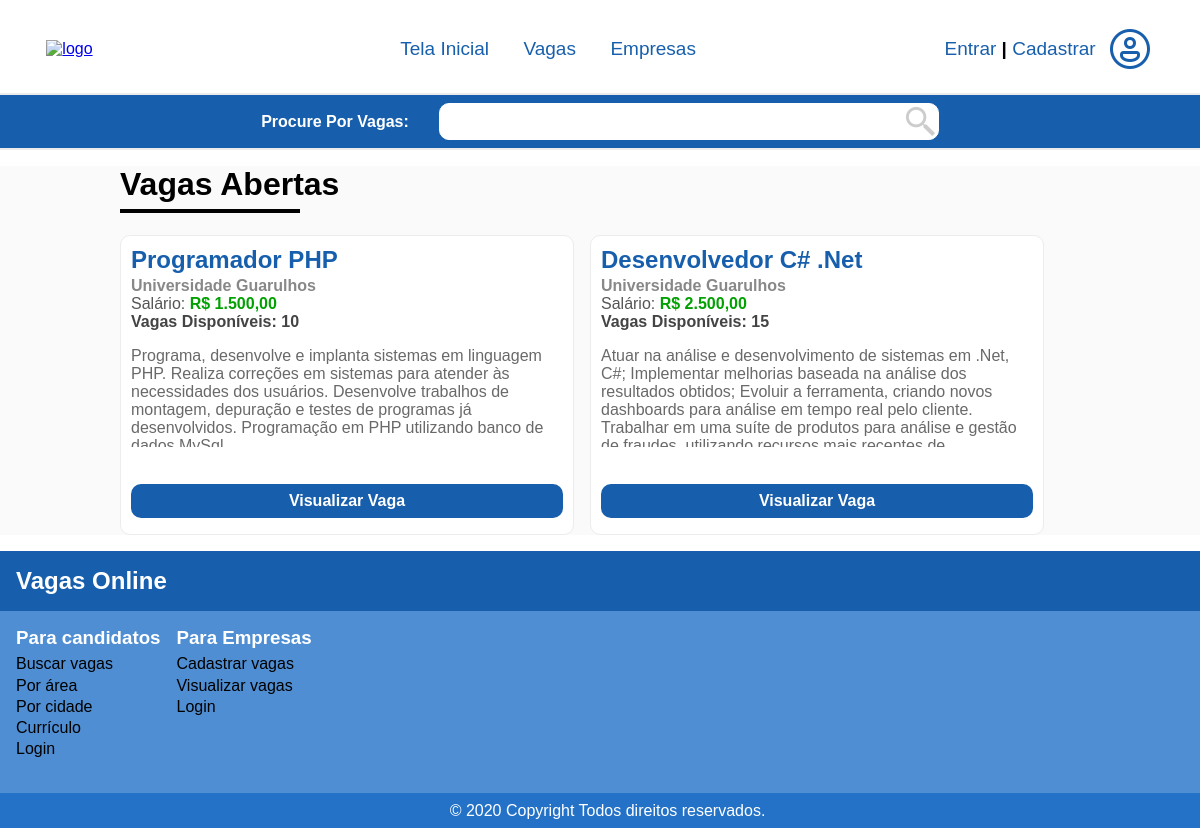
Before: / with the older database file.
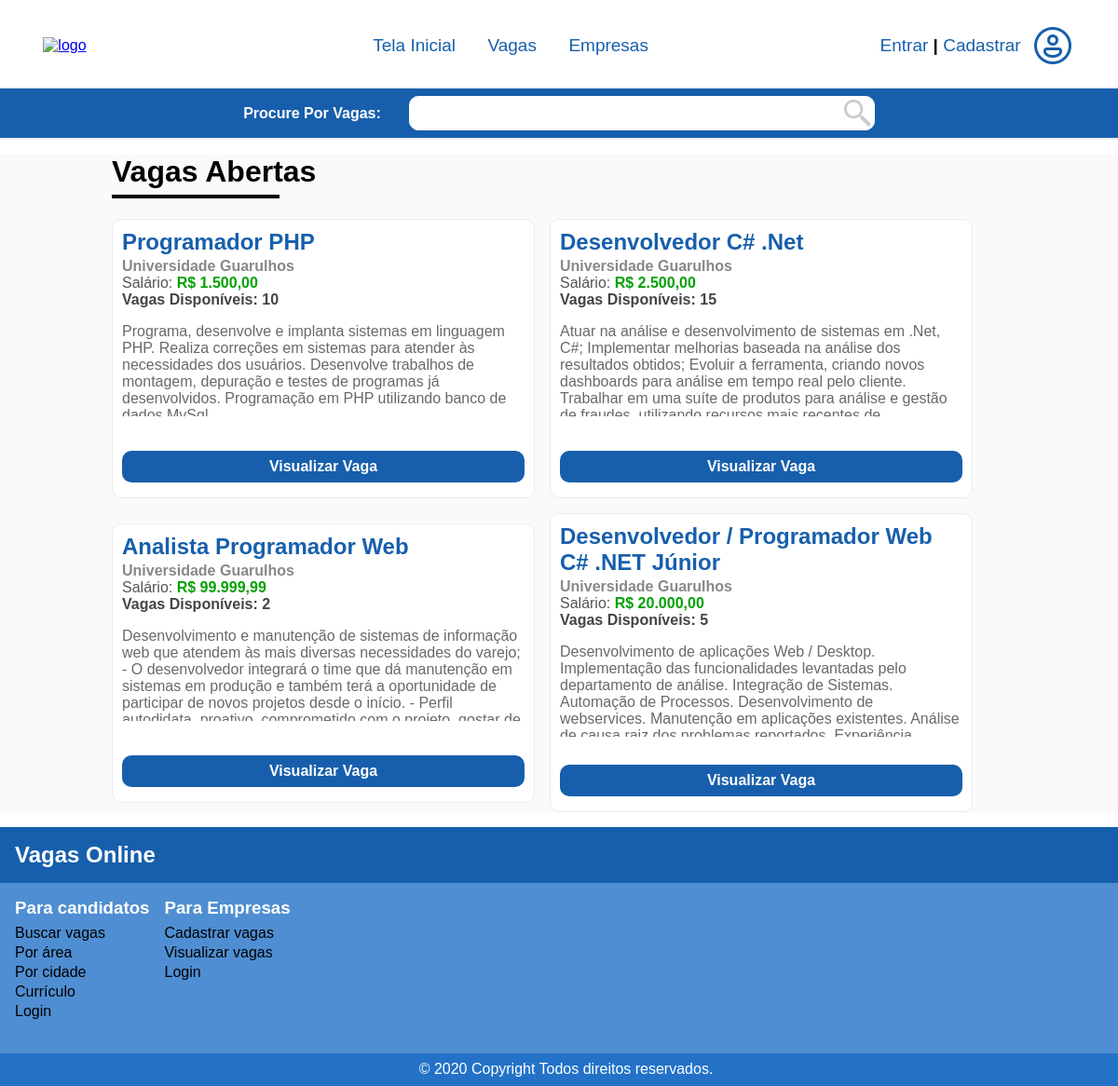
After: the same page with the newer database file.
### tables this page shows
CREATE TABLE `vaga` (
  `id_vaga` int(11) NOT NULL,
  `id_empresa` int(11) NOT NULL,
  `nome_vaga` varchar(55) NOT NULL,
  `salario_vaga` decimal(7,2) NOT NULL,
  `regimeContratacao_vaga` varchar(25) NOT NULL,
  `regiao_vaga` varchar(50) NOT NULL,
  `exigencias_vaga` varchar(500) NOT NULL,
  `maxInscritos_vaga` int(4) NOT NULL,
  `categoria_vaga` varchar(30) NOT NULL,
  `palavrasChave_vaga` varchar(80) NOT NULL,
  `qntVagasDisponivel_vaga` int(4) NOT NULL
);

CREATE TABLE `empresa` (
  `id_empresa` int(11) NOT NULL,
  `nome_empresa` varchar(50) NOT NULL,
  `endereco_empresa` varchar(55) NOT NULL,
  `cnpj_empresa` varchar(19) NOT NULL,
  `sobre_empresa` varchar(500) NOT NULL,
  `login_empresa` varchar(50) NOT NULL,
  `senha_empresa` varchar(50) NOT NULL
);

### Source/Model/Vaga.php (called while the page is built, shortened)
<?php
function BuscarTodasVagas()
{
    include "banco.php";
    $dataBuscarTodasVagas = $conn->query("SELECT * FROM vaga");
    $dataBuscarTodasVagas->execute();
    return $dataBuscarTodasVagas->fetchAll();
}
function VerificarNumInscricoes($idVaga)
{
    include "banco.php";
    $dataVerificarNumInscricoes = $conn->query("SELECT * FROM inscritos_vaga WHERE id_vaga =".$idVaga);
    $dataVerificarNumInscricoes->execute();
    $numInscricoes = $dataVerificarNumInscricoes->fetchAll();
    return count($numInscricoes);
}

### Source/Model/Empresa.php (called while the page is built, shortened)
<?php
function getEmpresa($id)
{
    include "banco.php";
    $dataNomeEmpresa = $conn->query("SELECT * FROM empresa WHERE id_empresa =".$id);
    $dataNomeEmpresa->execute();
    return $dataNomeEmpresa->fetch();
}

### index.php (the view, shortened to what this page needs)
<!DOCTYPE html>
<html lang="pt-br">
<head>
    <link rel="stylesheet" href="view/css/index.css">
</head>
<body>
    <?php include "View/header.php"; ?>
    <main id="root">
        <?php
            if (isset($_SESSION["tipoUsuario"]) && $_SESSION["tipoUsuario"] == "Candidato"):
                include "Source/Controller/VagasInteresses.php";
        ?>
        <div class="container">
            <div class="wrapperTitle">
                <h1>Vagas com seu interesse</h1>
            </div>
            <?php
                if ($vagasComOsInteresses):
            ?>
                <div class="wrapper">
                    <?php
                        foreach ($vagasComOsInteresses as $vaga) {
                            $nomeEmpresa = getEmpresa($vaga[1]);
                            $verificarNumIncricoes = VerificarNumInscricoes($vaga[0]);
                            if ($verificarNumIncricoes < $vaga[7]) {
                                echo '
                                    <div class="vaga">
                                        <div class="dadosVaga">
                                            <h2 class="nomeVaga">'.$vaga[2].'</h2>
                                            <b id="nomeEmpresa">'.$nomeEmpresa["nome_empresa"].'</b>
                                            <p id="salario">Salário: <b>R$ '.number_format($vaga[3], 2, ",", ".").'</b></p>
                                            <p id="vagasDisponiveis">Vagas Disponíveis: '.$vaga[10].'</p>
                                            <p class="descricaoVaga">
                                                '.$vaga[6].'
                                            </p>
                                        </div>
                                        <a class="linkVaga" href="http://localhost/VagasOnline/view/vaga.php?id='.$vaga[0].'">Visualizar Vaga</a>
                                    </div>
                                ';
                            }
                        }
                    ?>
                </div>
            <?php
                else:
                    echo '
                        <div class="AlertaSemConteudo">
                            <h1>Nenhuma Vaga Cadastrada</h1>
                        </div>
                    ';
                endif;
            ?>
            <div class="wrapperTitle">
                <h1>Empresas</h1>
            </div>
            <?php
                require_once "Source/Model/Empresa.php";
                $respostaEmpresas = BuscarEmpresas();
                if($respostaEmpresas):
            ?>
                <div class="wrapper">
                    <?php
                        foreach($respostaEmpresas as $empresa) {
                            echo '
                                <div class="vaga">
                                    <div class="dadosVaga">
                                        <h2 class="nomeVaga">'.$empresa[1].'</h2>
                                        <p class="descricaoVaga">
                                            '.$empresa[4].'
                                        </p>
                                    </div>
                                    <a class="linkVaga" href="http://localhost/VagasOnline/view/empresa.php?id='.$empresa[0].'">Conhecer Empresa</a>
                                </div>
                            ';
                        }
                    ?>
                </div>
            <?php
                else:
                    echo '
                            <div class="AlertaSemConteudo">
                                <h1>Nenhuma Empresa Cadastrada</h1>
                            </div>
                        ';
                endif;
                require_once "Source/Model/Vaga.php";
                $vagas = VagasCandidatadas($_SESSION["id"]);
                echo '
                    <div class="wrapperTitle">
                        <h1>Vagas Candidatadas</h1>
                    </div>
                    <div class="wrapper">
                ';
                if($vagas){
                    foreach($vagas as $vaga) {
                        echo '
                                <div class="vaga">
                                    <div class="dadosVaga">
                                        <h2 class="nomeVaga">'.$vaga[2].'</h2>
                                        <b id="nomeEmpresa">'.$nomeEmpresa["nome_empresa"].'</b>
                                        <p id="salario">Salário: <b>R$ '.number_format($vaga[3], 2, ",", ".").'</b></p>
                                        <p id="vagasDisponiveis">Vagas Disponíveis: '.$vaga[10].'</p>
                                        <p class="descricaoVaga">
                                            '.$vaga[6].'
                                        </p>
                                    </div>
                                    <a class="linkVaga" href="http://localhost/VagasOnline/view/vaga.php?id='.$vaga[0].'">Visualizar Vaga</a>
                                </div>
                            ';
                    }
                } else {
                    echo '
                        <div class="AlertaSemConteudo">
                            <h1>Nenhuma Vaga Candidatada No Momento</h1>
                        </div>
                    ';
                }
            ?>
        </div>
        <?php
            else:
                include "Source/Model/Vaga.php";
                include "Source/Model/Empresa.php";
                $vagas = BuscarTodasVagas();
                echo '
                <div class="wrapperTitle">
                    <h1>Vagas Abertas</h1>
                </div>
                <div class="wrapper">
                ';
                foreach ($vagas as $vaga) {
                    $nomeEmpresa = getEmpresa($vaga[1]);
                    $verificarNumIncricoes = VerificarNumInscricoes($vaga[0]);
                    if ($verificarNumIncricoes < $vaga[7]) {
                        echo '
                            <div class="vaga">
                                <div class="dadosVaga">
                                    <h2 class="nomeVaga">'.$vaga[2].'</h2>
                                    <b id="nomeEmpresa">'.$nomeEmpresa["nome_empresa"].'</b>
                                    <p id="salario">Salário: <b>R$ '.number_format($vaga[3], 2, ",", ".").'</b></p>
                                    <p id="vagasDisponiveis">Vagas Disponíveis: '.$vaga[10].'</p>
                                    <p class="descricaoVaga">
                                        '.$vaga[6].'
                                    </p>
                                </div>
                                <a class="linkVaga" href="http://localhost/VagasOnline/view/vaga.php?id='.$vaga[0].'">Visualizar Vaga</a>
                            </div>
                        ';
                    }
                }
                echo '</div>';
            endif;
            ?>
    </main>
    <?php include "View/footer.php"; ?>
</body>
</html>

### View/header.php (shortened to what this page needs)
<header>
        <a id="logo" href="http://localhost/VagasOnline/index.php"><img width="150" src="https://upload.wikimedia.org/wikipedia/commons/3/35/Logo-catho.png" alt="logo"></a>
        <ul>
            <li><a href="http://localhost/VagasOnline/index.php">Tela Inicial</a></li>
            <li><a href="http://localhost/VagasOnline/view/listaVagas.php">Vagas</a></li>
            <li><a href="http://localhost/VagasOnline/view/listaEmpresas.php">Empresas</a></li>
        </ul>
    <div id="dvUsuario">
        <?php
            if (!isset($_SESSION["id"])):
        ?>
            <a class="EntrarOuCadastrar" href="http://localhost/VagasOnline/view/login.php">Entrar</a>
            <b>|</b>
            <a class="EntrarOuCadastrar" href="http://localhost/VagasOnline/view/cadastro.php">Cadastrar</a>
        <?php
            endif;
        ?>
        <img id="fotoPerfil" src="<?= "http://localhost/VagasOnline/media/iconUser.png"; ?>">
    </div>
</header>
<form action="http://localhost/VagasOnline/view/listaVagas.php" method="post" id="campoPesquisa">
    <b>Procure Por Vagas:</b>
    <input type="text" name="pesquisa">
</form>

### View/footer.php (shortened to what this page needs)
<footer>
	<div id="headFooter">
		<div class="title">
			<h2>Vagas Online</h2>
		</div>
		<div class="contentFooter">
			<div class="candidatos">
				<h3 class="contentTitle">Para candidatos</h3>
				<ul class="contentList">
					<li><a href="#">Buscar vagas</a></li>
					<li><a href="#">Por área</a></li>
					<li><a href="#">Por cidade</a></li>
					<li><a href="#">Currículo</a></li>
					<li><a href="#">Login</a></li>
				</ul>
			</div>
			<div class="empresas">
				<h3 class="contentTitle">Para Empresas</h3>
				<ul class="contentList">
					<li><a href="#">Cadastrar vagas</a></li>
					<li><a href="#">Visualizar vagas</a></li>
					<li><a href="#">Login</a></li>
				</ul>
			</div>
		</div>
	</div>
	<div id="dvCopy">
		<p id="copy">© <?= date("Y"); ?> Copyright Todos direitos reservados.</p>
	</div>
</footer>

### View/css/index.css (style rules this page uses)
#root { width: 100%; min-height: 350px; padding: 0 10vw; background-color: #FAFAFA; }
.wrapperTitle { margin-top: 1rem; position: relative; }
.wrapperTitle::after { bottom: -10px; content: ""; position: absolute; width: 15vw; height: 4px; background-color: #000; }
.wrapper { margin-top: 1rem; display: flex; flex-wrap: wrap; align-items: center; }
.vaga { position: relative; box-sizing: content-box; display: flex; flex-direction: column; justify-content: space-between; width: 45%; min-height: 272px; border: 1px solid #ececec; border-radius: 10px; background-color: #fff; padding: 10px; padding-bottom: 1rem; margin: 1rem 1rem 0 0; }
#nomeEmpresa { color: #888; }
#salario { color: #555; }
#salario b { color: #02a102; }
#vagasDisponiveis { font-weight: bolder; color: #444; }
.nomeVaga { color: #175fac; margin-bottom: 0.2rem; }
.descricaoVaga { color: rgb(105, 105, 105); max-height: 100px; overflow: hidden; margin-top: 1rem; }
.linkVaga { text-align: center; background-color: #175fac; color: #fff; text-decoration: none; outline: none; padding: 8px 15px; border-radius: 10px; font-weight: bolder; margin-top: 30px; }

### View/header.php (style rules this page uses)
* { margin: 0; padding: 0; box-sizing: border-box; font-family: Arial, Helvetica, sans-serif; }
header { display: flex; justify-content: space-around; align-items: center; width: 100%; height: 95px; padding-top: 15px; padding-bottom: 10px; background-color: #fff; border-bottom: 2px solid #ececec; }
#logo { align-self: center; margin-right: 200px; }
header ul li { display: inline-block; }
header ul li a { padding: 5px 10px; margin: 0 5px; text-decoration: none; font-size: 19px; color: #175fac; }
#dvUsuario { position: relative; display: flex; justify-self: flex-end; justify-content: flex-end; align-items: center; width: 350px; font-size: 19px; padding: 10px 0; }
.EntrarOuCadastrar { color: #175fac; text-decoration: none; }
#dvUsuario img { border-radius: 50%; margin-left: 10px; }
#campoPesquisa { display: flex; justify-content: center; align-items: center; width: 100%; height: 55px; color: #fff; background-color: #175fac; border-bottom: 2px solid #ececec; }
#campoPesquisa b { margin-right: 30px; }
#campoPesquisa input { position: relative; width: 500px; padding: 10px 36px 10px 10px; background: url("http://localhost/VagasOnline/media/iconSearch.png") no-repeat right; background-color: #fff; border: 1px solid #fff; border-radius: 10px; }

### View/footer.php (style rules this page uses)
ul { list-style: none; }
ul li a { text-decoration: none; color: #000; }
footer { margin-top: 1rem; position: relative; width: 100%; background-color: rgba(35, 114, 199, 0.8); color: #fff; }
#headFooter { padding-bottom: 1rem; }
.title { background: #175fac; padding: 1rem; }
.contentFooter { display: flex; padding: 1rem; }
.candidatos { margin-right: 1rem; }
.contentTitle { margin-bottom: 0.4rem; }
.contentList li { margin-bottom: 0.2rem; }
#dvCopy { display: flex; justify-content: center; align-items: center; width: 100%; height: 35px; padding-left: 15px; background-color: rgba(35, 114, 199, 1); }

Changed rows visible on the page:
added vaga: nome_vaga "Analista Programador Web", id_empresa.nome_empresa "Universidade Guarulhos", salario_vaga "99.999,99", qntVagasDisponivel_vaga "2", exigencias_vaga "Desenvolvimento e manutenção de sistemas de informação web que atendem às mais diversas necessidades do varejo; - O desenvolvedor integrará o time que dá manutenção em sistemas em produção e também terá a oportunidade de participar de novos projetos desde o início. - Perfil…"
added vaga: nome_vaga "Desenvolvedor / Programador Web C# .NET Júnior", id_empresa.nome_empresa "Universidade Guarulhos", salario_vaga "20.000,00", qntVagasDisponivel_vaga "5", exigencias_vaga "Desenvolvimento de aplicações Web / Desktop. Implementação das funcionalidades levantadas pelo departamento de análise. Integração de Sistemas. Automação de Processos. Desenvolvimento de webservices. Manutenção em aplicações existentes. Análise…"
